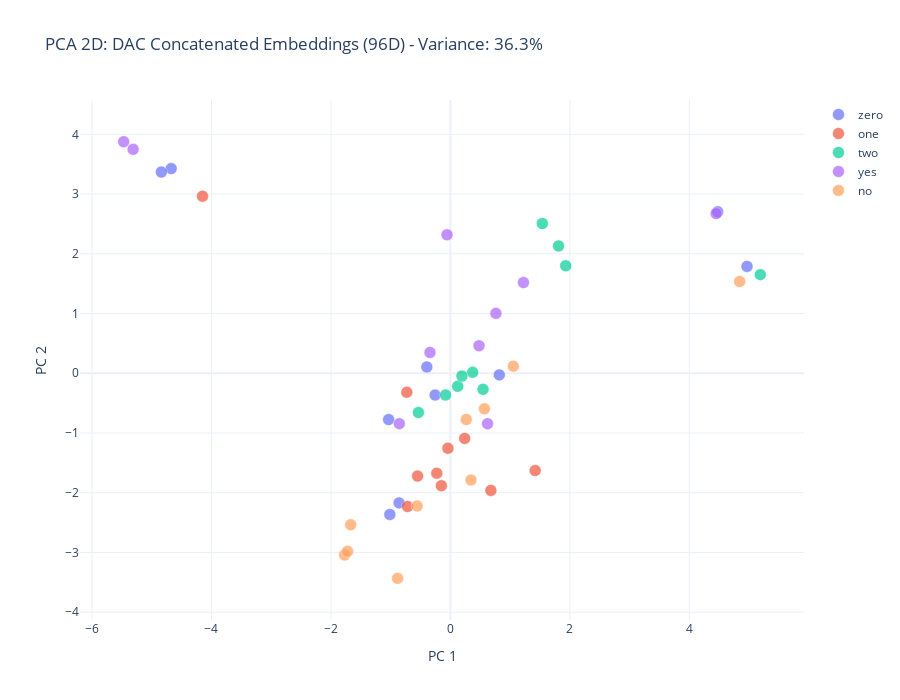

Here is the notebook cell this chart was saved with:
### Markdown cell above
## Step 6: PCA Visualizations

### Code cell
# PCA - 2D
pca_2d = PCA(n_components=2, random_state=42)
pca_2d_result = pca_2d.fit_transform(embeddings)
variance_2d = pca_2d.explained_variance_ratio_.sum()

print(f"PCA 2D variance explained: {variance_2d:.2%}")

# Create color map
color_map = {word: px.colors.qualitative.Plotly[i] for i, word in enumerate(words)}

# 2D Plot
fig_2d = go.Figure()

for word in words:
    mask = np.array([label == word for label in valid_labels])
    fig_2d.add_trace(go.Scatter(
        x=pca_2d_result[mask, 0],
        y=pca_2d_result[mask, 1],
        mode='markers',
        name=word,
        marker=dict(size=12, color=color_map[word], opacity=0.7, line=dict(width=0.5, color='white'))
    ))

fig_2d.update_layout(
    title=f'PCA 2D: DAC Concatenated Embeddings (96D) - Variance: {variance_2d:.1%}',
    xaxis_title='PC 1',
    yaxis_title='PC 2',
    width=900,
    height=700,
    xaxis=dict(scaleanchor='y', scaleratio=1),
    template='plotly_white'
)

fig_2d.write_html('dac_concat_pca_2d.html')
fig_2d.show()

print("Saved: dac_concat_pca_2d.html")

### Figure 1 — Plotly figure (JSON) as saved in the notebook; plotly's stock layout.template omitted (floating-point values rounded to 4 significant figures)
{"data": [{"marker": {"color": "#636EFA", "line": {"color": "white", "width": 0.5}, "opacity": 0.7, "size": 12}, "mode": "markers", "name": "zero", "type": "scatter", "x": [-4.674, -4.839, 4.475, 4.966, 0.8189, -0.2558, -1.035, -0.395, -1.014, -0.8591], "y": [3.426, 3.369, 2.703, 1.789, -0.02675, -0.3655, -0.7754, 0.1071, -2.364, -2.17]}, {"marker": {"color": "#EF553B", "line": {"color": "white", "width": 0.5}, "opacity": 0.7, "size": 12}, "mode": "markers", "name": "one", "type": "scatter", "x": [-0.73, -4.15, 0.2382, -0.5501, -0.2283, -0.7183, -0.152, -0.04184, 0.6775, 1.419], "y": [-0.3172, 2.965, -1.091, -1.721, -1.672, -2.23, -1.883, -1.256, -1.961, -1.629]}, {"marker": {"color": "#00CC96", "line": {"color": "white", "width": 0.5}, "opacity": 0.7, "size": 12}, "mode": "markers", "name": "two", "type": "scatter", "x": [1.539, 1.929, 1.81, 0.1225, -0.08036, 5.188, -0.5359, 0.5458, 0.3718, 0.1927], "y": [2.506, 1.799, 2.132, -0.2187, -0.3637, 1.651, -0.6568, -0.2693, 0.01601, -0.04712]}, {"marker": {"color": "#AB63FA", "line": {"color": "white", "width": 0.5}, "opacity": 0.7, "size": 12}, "mode": "markers", "name": "yes", "type": "scatter", "x": [-5.47, -5.312, -0.05762, 1.222, 0.7619, 0.4785, 4.449, -0.8554, -0.3419, 0.6212], "y": [3.878, 3.749, 2.319, 1.518, 1.003, 0.461, 2.674, -0.8428, 0.3483, -0.8438]}, {"marker": {"color": "#FFA15A", "line": {"color": "white", "width": 0.5}, "opacity": 0.7, "size": 12}, "mode": "markers", "name": "no", "type": "scatter", "x": [4.842, 0.3436, 0.5692, 1.053, 0.2649, -0.5574, -1.772, -0.8843, -1.67, -1.721], "y": [1.536, -1.785, -0.5952, 0.1182, -0.7732, -2.223, -3.041, -3.433, -2.537, -2.979]}], "layout": {"height": 700, "title": {"text": "PCA 2D: DAC Concatenated Embeddings (96D) - Variance: 36.3%"}, "width": 900, "xaxis": {"scaleanchor": "y", "scaleratio": 1, "title": {"text": "PC 1"}}, "yaxis": {"title": {"text": "PC 2"}}}}
